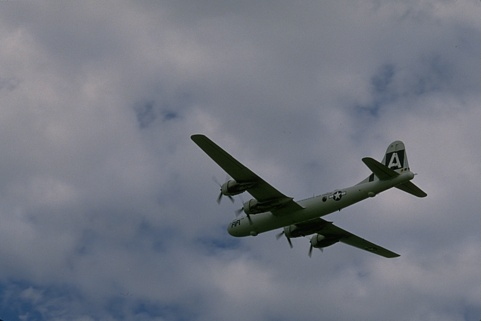
%> input picture Project1A/Matlab Code/canny_dataset/3096.jpg, 481 x 321 px
$ octave Test_script.m   (GNU Octave 9; MATLAB toolbox functions it lacks are replaced by stand-ins)
%> lines starting %> are read from the running program, lines starting %| are printed output that depends on the picture; in (x1, y1, x2, y2) boxes, pixels count from 0 and x2, y2 are one past the last pixel; in counts of white or black regions, pixels touching at a corner belong together; the program's own positions count from 1
%> further down, I is the input picture: size 321x481x3 uint8; mean R, G, B 113.8, 118.4, 129.2
### Project1A/Matlab Code/cannyEdge.m
 function E = cannyEdge(I)
%%  Description
%       the main function of canny edge
%%  Input:
%        I = (H, W, 3), uint8 matrix, the input RGB image
%
%%  Output:
%        E = (H, W), logic matrix, the edge detection result.
%
%% Convert the color image to gray scale image
if size(I, 3) == 3
    I_gray = rgb2gray(I);
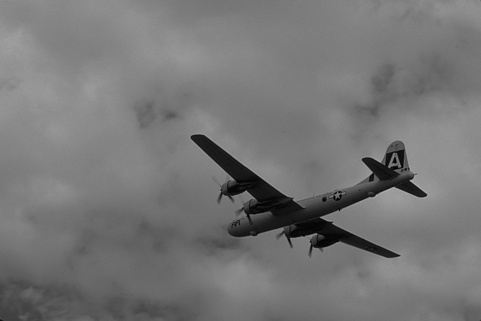
%> I_gray: size 321x481 uint8; min 1, max 177, mean 118.3
else
    I_gray = I;
end


%% Compute magnitutde and orientation of derivatives
%% **TODO: finish the findDerivative function
[Mag, Magx, Magy, Ori] = findDerivatives(I_gray);
visDerivatives(I_gray, Mag, Magx, Magy);


%% Detect local maximum
%% **TODO: finish the nonMaxSup function
M = nonMaxSup(Mag, Ori);
figure('Name', 'nonMaxSup'); imagesc(M); colormap(gray);

%% Link edges
%% **TODO: finish the edgeLink function
E = edgeLink(M, Mag, Ori);
figure('Name', 'EdgeLink'); imagesc(E); colormap(gray);
end

### Project1A/Matlab Code/findDerivatives.m
function [Mag, Magx, Magy, Ori] = findDerivatives(I_gray)
%%  Description
%       compute gradient from grayscale image
%%  Input:
%         I_gray = (H, W), double matrix, grayscale image matrix
%
%%  Output:
% [5 lines of commented-out code are left out]
%% ****YOU CODE STARTS HERE****

%% Gaussian
G = [2, 4, 5, 4, 2;
    4, 9, 12, 9, 4;
    5, 12, 15, 12, 5;
    4, 9, 12, 9, 4;
    2, 4, 5, 4, 2];
G = 1/159.* G;

%% Derivatives
dx = [1, 0, -1];
dy = [1;
    0;
    -1];

Gx = conv2(G, dx, 'same');
Gy = conv2(G, dy, 'same');

%% Gradient of x and y axis
Magx = conv2(I_gray, Gx, 'same');
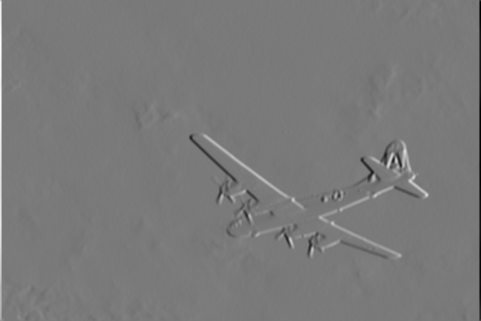
%> Magx: size 321x481 double; min -62.64, max 67.99, mean 0; drawn with min black and max white
Magy = conv2(I_gray, Gy, 'same');
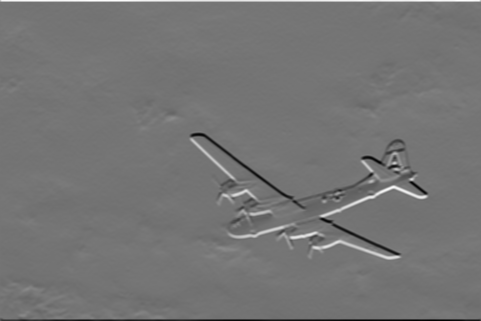
%> Magy: size 321x481 double; min -53.55, max 62.92, mean -0.1; drawn with min black and max white

%% Magnitude of the gradient
Mag = sqrt(Magx.^2 + Magy.^2);
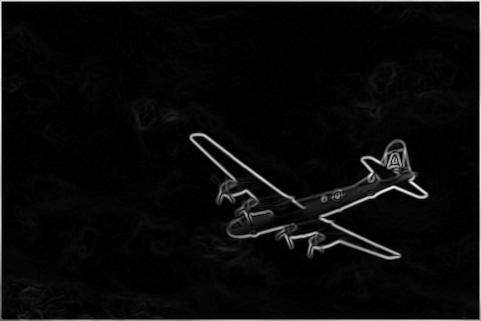
%> Mag: size 321x481 double; min 9.93e-16, max 67.99, mean 2.8; drawn with min black and max white

%% Orientation of the gradient
Ori = atan2(Magy, Magx) + pi;
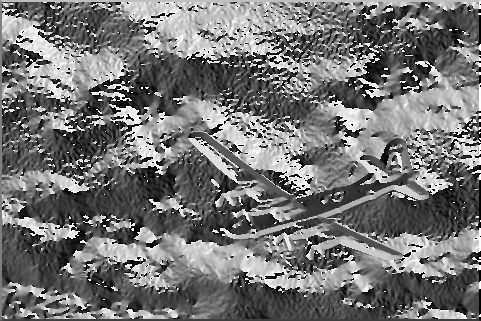
%> Ori: size 321x481 double; min 0, max 6.28, mean 2.88; drawn with min black and max white
end

### Project1A/Matlab Code/visDerivatives.m
function visDerivatives(I_gray, Mag, Magx, Magy)
%% Visualize magnitude and orientation of derivatives

figure('Name', 'Mag'); imagesc(Mag); colormap(gray);
figure('Name', 'Magx'); imagesc(Magx); colormap(gray);
figure('Name', 'Magy'); imagesc(Magy); colormap(gray);


%% Visualize orientation of derivatives
[cnt, val] = hist(Mag(:), 100);
%> cnt = 100 values, max 60209 at index 1, min 4 at index 98, mean 1544; val = 100 values from 0.34 to 67.65
thr = val(find(cumsum(cnt) / sum(cnt) < 0.95, 1, 'last'));
%> thr = 11.9

[x, y] = meshgrid(1 : size(I_gray, 2), 1 : size(I_gray, 1));
Magx(Mag < thr) = 0;
Magy(Mag < thr) = 0;
%> in cannyEdge, `visDerivatives(I_gray, Mag, Magx, Magy);`:
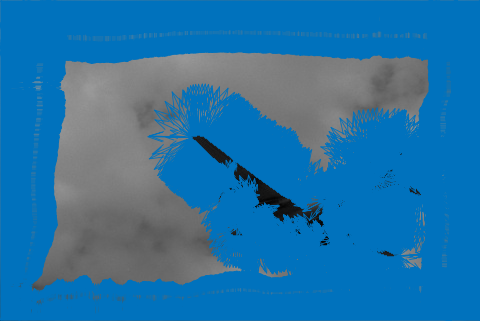
%> figure redrawn from the program's plot data
figure('Name', 'Orientation of derivatives'); imshow(I_gray); hold on
quiver(x, y, Magx, Magy,'AutoScale', 'off');
hold off

end

### Project1A/Matlab Code/nonMaxSup.m
function M = nonMaxSup(Mag, Ori)
%%  Description
%       compute the local minimal along the gradient.
%%  Input:
%         Mag = (H, W), double matrix, the magnitude of derivative
%         Ori = (H, W), double matrix, the orientation of derivative
%%  Output:
%         M = (H, W), logic matrix, the edge map
%
%% ****YOU CODE STARTS HERE****

%% Parameters
alpha = 0.1; %threshold parameter
%alpha = 0.2;
%alpha = 0.3;
real_max = max(max(Mag));
%> real_max = 67.99
real_min = min(min(Mag));
%> real_min = 9.93e-16
th_level = alpha * (real_max - real_min) + real_min;
%> th_level = 6.8
[H, W] = size(Mag);
%> H = 321; W = 481
M = zeros(H, W);
X = [-1, 0, 1;
    -1, 0, 1;
    -1, 0, 1];
Y = [-1, -1, -1;
    0, 0, 0;
    1, 1, 1];

%% Fixing orientation
for i = 1 : H
    for j = 1 : W
        if (Ori(i, j) < 0)
            Ori(i, j)= 180 + Ori(i, j);
        end
    end
end

%% Thresholding
for row = 2 : H-1
    for col = 2 : W-1
        if Mag(row, col) > th_level
            Z = [Mag(row - 1, col -1 ), Mag(row - 1,col), Mag(row - 1, col + 1);
                 Mag(row, col - 1), Mag(row, col),Mag(row, col + 1);
                 Mag(row + 1, col - 1), Mag(row + 1, col), Mag(row + 1, col + 1)];
            XI = [abs(cos(Ori(row, col))), -abs(cos(Ori(row, col)))];
            YI = [abs(sin(Ori(row, col))), -abs(sin(Ori(row, col)))];
            ZI = interp2(X, Y, Z, XI, YI);
            if Mag(row, col) >= ZI(1) && Mag(row, col) >= ZI(2)
                M(row, col) = real_max;
            else
            	M(row, col) = th_level;
            end
        else
            M(row, col)=real_min;
        end
    end
end
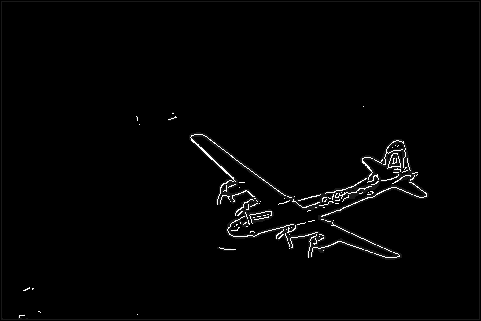
%> M: size 321x481 double; min 0, max 67.99, mean 1.1; drawn with min black and max white
%> after the loop, XI = [0.687 -0.687]; YI = [0.727 -0.727]; Z = [1.9 24.1 43.73; 25.07 32.93 43.14; 43.43 42.91 40.13]; ZI = [40.71 13.95]
end

### Project1A/Matlab Code/edgeLink.m
function E = edgeLink(M, Mag, Ori)
%%  Description
%       use hysteresis to link edges
%%  Input:
%        M = (H, W), logic matrix, output from non-max suppression
%        Mag = (H, W), double matrix, the magnitude of gradient
%    		 Ori = (H, W), double matrix, the orientation of gradient
%
%%  Output:
%        E = (H, W), logic matrix, the edge detection result.
%
%% ****YOU CODE STARTS HERE****
%T_Low = 0.075; %low threshold
T_Low = 0.135;
%T_High = 0.175; %high threshold
T_High = 0.5;
T_Low = T_Low * max(max(M));
%> T_Low = 9.18
T_High = T_High * max(max(M));
%> T_High = 33.99
[H, W] = size(Mag);
E = zeros (H, W);

for row = 1  : H
    for col = 1 : W
        if (M(row, col) < T_Low)
            E(row, col) = 0;
        elseif (M(row, col) > T_High)
            E(row, col) = 1;
        elseif (M(row + 1, col)>T_High ||...
                M(row - 1, col)>T_High ||...
                M(row, col + 1)>T_High ||...
                M(row, col - 1)>T_High ||...
                M(row - 1, col - 1)>T_High ||...
                M(row - 1, col + 1)>T_High ||...
                M(row + 1, col + 1)>T_High ||...
                M(row + 1, col - 1)>T_High)
            E(row, col) = 1;
        end
    end
end
%> E: size 321x481 double; values 0 (black) and 1 (white), 1.1% white in thin lines or dots, all inside (x1, y1, x2, y2) = (19, 106, 427, 318)

E = logical(E);

end

### Project1A/Matlab Code/Test_script.m
%%CIS 581 Project 1 Test Script - Fall 2017
% This script passes input similar to what will be tested to the functions
% and tests that the output is in the correct format.
% This is not a test of correctness of the operations themselves

pass = true;

%% Canny Edge Test
I = imread('canny_dataset/3096.jpg');

E = cannyEdge(I);

if ndims(E) ~= 2,
    fprintf('incorrect edge map size\n');
    pass = false;
end

szI = size(I);
%> szI = [321 481 3]
szE = size(E);
%> szE = [321 481]
if(szI(1) ~= szE(1) || szI(2) ~= szE(2))
    fprintf('Edge map not the same size as the input image\n');
    pass = false;
end

if ~isa(E,'logical')
    fprintf('Edge map is not logical\n');
    pass = false;
end

figure('Name', 'Final Comparison'), subplot(1,2,1), imshow(I); subplot(1,2,2), imshow(E);

if pass
    fprintf('Tests Passed\n');
end

$ run again, with Project1A/Matlab Code/canny_dataset/135069.jpg copied over Project1A/Matlab Code/canny_dataset/3096.jpg
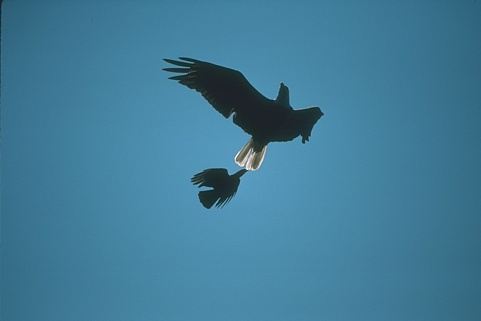
%> input picture Project1A/Matlab Code/canny_dataset/135069.jpg, 481 x 321 px
%> I is the input picture: size 321x481x3 uint8; mean R, G, B 65.3, 124.2, 152.6
%> cnt = 100 values, max 131767 at index 1, min 0 at index 85, mean 1544; val = 100 values from 0.325 to 64.61
%> thr = 2.92
%> in cannyEdge, `visDerivatives(I_gray, Mag, Magx, Magy);`:
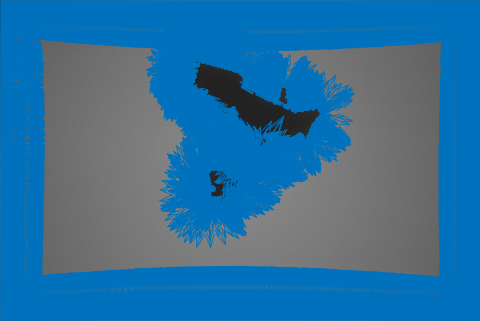
%> figure redrawn from the program's plot data
%> real_max = 64.93
%> real_min = 0
%> th_level = 6.49
%> after the loop in nonMaxSup, `for row = 2 : H-1`:
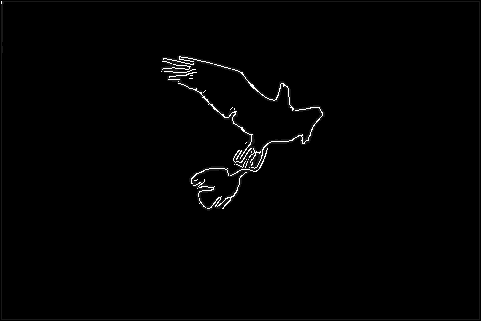
%> M: size 321x481 double; min 0, max 64.93, mean 0.7; drawn with min black and max white
%> after the loop in nonMaxSup, `for row = 2 : H-1`: XI = [0.71 -0.71]; YI = [0.704 -0.704]; Z = [0.367 21.84 39.99; 21.65 27.49 38.7; 39.98 38.71 37.14]; ZI = [36.96 11.55]
%> T_Low = 8.77
%> T_High = 32.47
